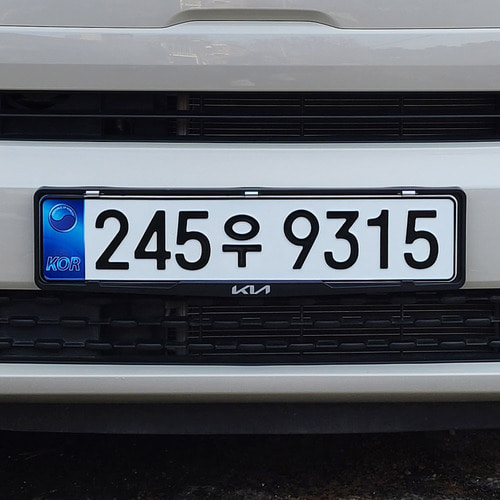
#> input picture 2022-12-01 15;23;01.jpg, 500 x 500 px
$ python -i findcarinfo.py   (imports and definitions only)
#> lines starting #> are read from the running program, lines starting #| are printed output that depends on the picture; after the words box and inside, x2 and y2 are one past the last pixel; in counts of white or black regions, pixels touching at a corner belong together
import cv2
import numpy as np
import matplotlib.pyplot as plt
import openpyxl
import pytesseract
import os
from datetime import datetime
from find_chars import *
from isHangeul import *

#function that helps makes car object from picture
# [1 line that did not run here, left out]
# [1 line that did not run here, left out]
# [1 line that did not run here, left out]

now = datetime.now()

def findcarinfo(image_name):

    #get date, time info from picture name(0000-00-00 00;00;00.jpg format)
#> called with image_name = '2022-12-01 15;23;01.jpg'
    datetime = image_name.split('.')
    datesplittime = datetime[0].split()
    car_date = datesplittime[0]
    car_time = datesplittime[1]


    #matplotlib 이용해 이미지 파일 읽어 그래프로 나타냄
    img_ori = cv2.imread(image_name)
#> img_ori is the input picture: shape (500, 500, 3); mean B, G, R 99.7, 92.8, 88.9
    #shape함수 이용해 height, width, channel 얻음
    height, width, channel = img_ori.shape
#> height = 500; width = 500; channel = 3
    plt.figure(figsize=(12, 10))
    plt.imshow(img_ori,cmap='gray')

    ###1st image, grayscale###
    gray = cv2.cvtColor(img_ori, cv2.COLOR_BGR2GRAY) #openCV 컬러변환 함수 cvtColor 이용해 흑백으로 변환
    plt.figure(figsize=(12,10)) #figure 인스턴스 생성, 이미지 전체의 영역 확보

    #cmap 옵션 이용해 변경할 colormap 입력, gray - 흑백옵션
    plt.imshow(gray, cmap='gray')

    ###2nd image, GaussianBlur and ThreshHolding###

    img_blurred = cv2.GaussianBlur(gray, ksize=(5, 5), sigmaX=0)
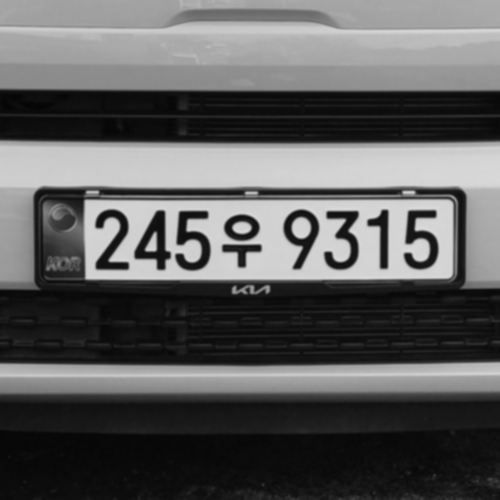
#> img_blurred: shape (500, 500); min 5, max 219, mean 92.4

    #adaptiveThreshold(입력영상, 결과 이진 영상,결과에 대한 최댓값, 방법, 경계화 타입, 블록의 크기, 사용할 경계 값);
    #경계화 타입에 가우시안블러 적용, 중심 쪽 픽셀의 가중치 높게 부여
    img_blur_thresh = cv2.adaptiveThreshold(
        img_blurred,
        maxValue=255.0,
        adaptiveMethod=cv2.ADAPTIVE_THRESH_GAUSSIAN_C,
        thresholdType=cv2.THRESH_BINARY_INV,
        blockSize=19,
        C=9
    )
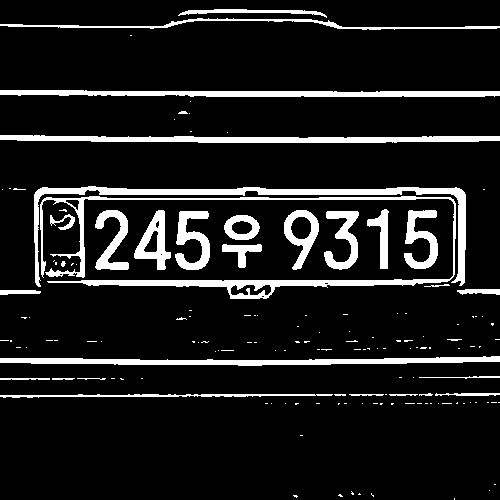
#> img_blur_thresh: shape (500, 500); 11.1% white; 147 white regions (114 under 20 px)

    ###3rd image, Finding Contour###
    #find contours: 동일한 색/강도 가진 영역의 경계선 연결한 선 찾기
    #LIST mode: 계층정보x, 모든 외곽선 검출/method:수직선, 수평선, 대각선 대해 끝점만 저장
    contours, _ = cv2.findContours(
        img_blur_thresh,
        mode=cv2.RETR_LIST,
        method=cv2.CHAIN_APPROX_SIMPLE
    )
#> contours = 158 contours, 128 with area under 20; largest, box (x1, y1, x2, y2) and area: (40, 196, 456, 299) 3760, (34, 186, 466, 287) 3086, (0, 135, 500, 143) 2291, (0, 90, 500, 97) 2219, (0, 356, 500, 366) 2182
    #0으로 초기화된 배열 생성, grayscale이미지
    temp_result = np.zeros((height, width, channel), dtype=np.uint8)
    #윤곽선 그리는 함수 drawContours
#> (the run stopped early here; a loop or call above may not have finished)

$ run again, on 2022-12-02 09;42;37.png
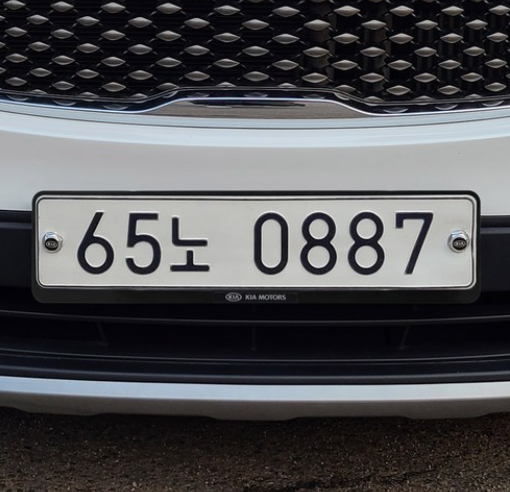
#> input picture 2022-12-02 09;42;37.png, 510 x 492 px
#> in findcarinfo, img_ori is the input picture: shape (492, 510, 3); mean B, G, R 83, 80.3, 80.4
#> in findcarinfo, `img_blurred = cv2.GaussianBlur(gray, ksize=(5, 5), sigmaX=0)`:
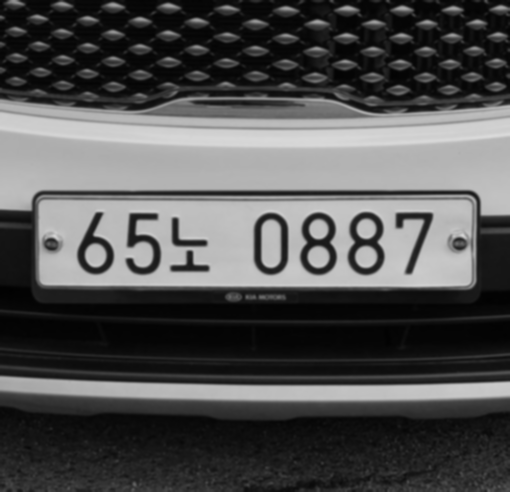
#> img_blurred: shape (492, 510); min 1, max 218, mean 80.6
#> in findcarinfo, `img_blur_thresh = cv2.adaptiveThreshold( img_blurred, maxValue=255.0, ..`:
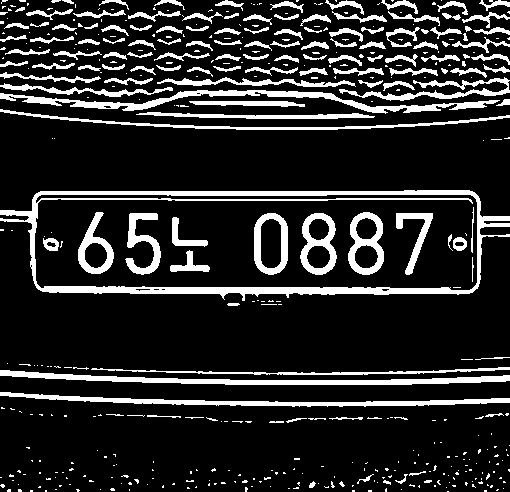
#> img_blur_thresh: shape (492, 510); 15.9% white; 465 white regions (328 under 20 px)
#> contours = 482 contours, 362 with area under 20; largest, box (x1, y1, x2, y2) and area: (0, 190, 510, 301) 46086, (34, 194, 478, 291) 40520, (0, 370, 510, 385) 2194, (0, 90, 500, 114) 2172, (0, 392, 510, 407) 1818

$ run again, on 2022-12-02 15;23;11.PNG
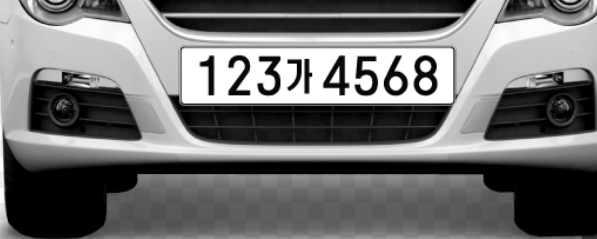
#> input picture 2022-12-02 15;23;11.PNG, 597 x 239 px
#> in findcarinfo, img_ori is the input picture: shape (239, 597, 3); mean B, G, R 112.6, 112.6, 112.6
#> in findcarinfo, `img_blurred = cv2.GaussianBlur(gray, ksize=(5, 5), sigmaX=0)`:
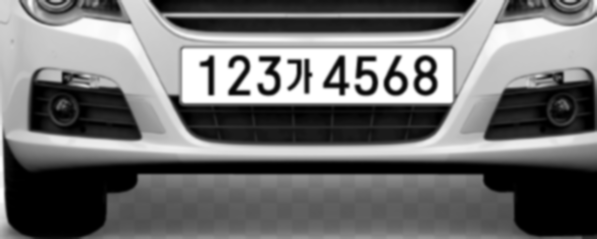
#> img_blurred: shape (239, 597); min 0, max 255, mean 112.5
#> in findcarinfo, `img_blur_thresh = cv2.adaptiveThreshold( img_blurred, maxValue=255.0, ..`:
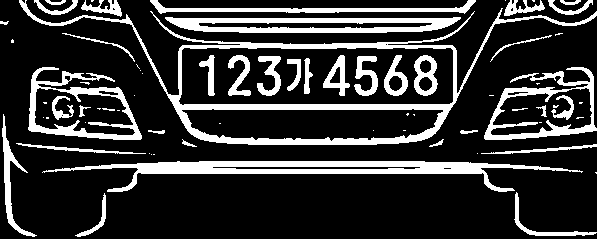
#> img_blur_thresh: shape (239, 597); 20.1% white; 71 white regions (32 under 20 px)
#> contours = 89 contours, 40 with area under 20; largest, box (x1, y1, x2, y2) and area: (19, 0, 597, 145) 27808, (178, 47, 454, 106) 15365, (181, 108, 444, 142) 6909, (28, 67, 142, 140) 5245, (484, 67, 597, 140) 5108
